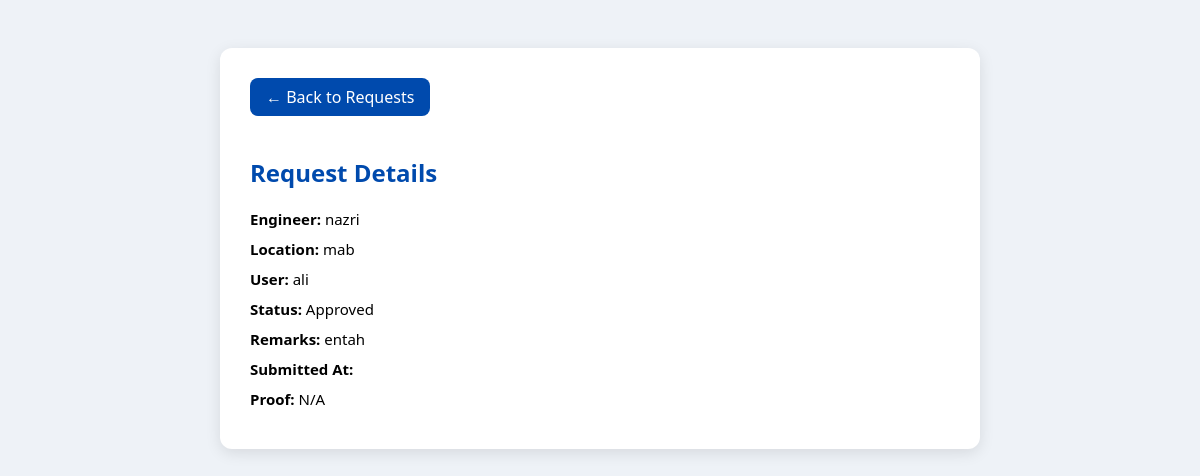
The page /beyond2u/dashboard/systemengineer/my_submissions/2/view/ (signed in) on the database its author committed.
### inventorySystem/models.py (models this page shows, shortened)
class Request(models.Model):
    TYPE_CHOICES = [
        ('Asset Refresh', 'Asset Refresh'),
        ('Parts Upgrade', 'Parts Upgrade'),
        ('Tech Refresh', 'Tech Refresh'),
    ]
    STATUS_CHOICES = [
        ('Pending', 'Pending'),
        ('Approved', 'Approved'),
        ('Rejected', 'Rejected'),
    ]
    FORMAT_STATUS_CHOICES = [
        ('Formatted', 'Formatted'),
        ('Not Formatted', 'Not Formatted'),
    ]
    UPLOAD_STATUS_CHOICES = [
        ('Uploaded', 'Uploaded'),
        ('Not Yet', 'Not Yet'),
    ]
    engineer = models.ForeignKey(settings.AUTH_USER_MODEL, on_delete=models.CASCADE)
    type = models.CharField(max_length=50, choices=TYPE_CHOICES)
    location = models.CharField(max_length=100)
    user = models.CharField(max_length=100)
    old_barcode = models.CharField(max_length=100, blank=True, null=True)
    new_barcode = models.CharField(max_length=100, blank=True, null=True)
    old_serial = models.CharField(max_length=100, blank=True, null=True)
    new_serial = models.CharField(max_length=100, blank=True, null=True)
    old_ip = models.GenericIPAddressField(blank=True, null=True)
    new_ip = models.GenericIPAddressField(blank=True, null=True)
    new_mac = models.CharField(max_length=50, blank=True, null=True)
    old_hostname = models.CharField(max_length=100, blank=True, null=True)
    new_hostname = models.CharField(max_length=100, blank=True, null=True)
    start_time = models.DateTimeField(blank=True, null=True)
    end_time = models.DateTimeField(blank=True, null=True)
    rescheduled_date = models.DateField(blank=True, null=True)
    status = models.CharField(max_length=20, choices=STATUS_CHOICES, default='Pending')
    format_status = models.CharField(max_length=20, choices=FORMAT_STATUS_CHOICES, blank=True, null=True)
    upload_status = models.CharField(max_length=20, choices=UPLOAD_STATUS_CHOICES, default='Not Yet')
    reason_not_formatted = models.TextField(blank=True, null=True)
    reason_not_uploaded = models.TextField(blank=True, null=True)
    remarks = models.TextField(blank=True, null=True)
    proof = models.FileField(upload_to='', blank=True, null=True)
    assigned_approver = models.ForeignKey(
        settings.AUTH_USER_MODEL,
        related_name='approver_requests',
        on_delete=models.SET_NULL,
        null=True,
        blank=True
    )
    created_at = models.DateTimeField(auto_now_add=True)
    updated_at = models.DateTimeField(auto_now=True)

class User(AbstractUser):
    ROLE_CHOICES = [
        ('TeamLead', 'Team Lead'),
        ('SystemEngineer', 'System Engineer'),
    ]
    role = models.CharField(max_length=20, choices=ROLE_CHOICES, default='SystemEngineer')

### inventorySystem/views.py (the view)
@login_required
def view_request_details(request, req_id):
    request_obj = Request.objects.filter(id=req_id).first()
    request_type = "Request"
    if not request_obj:
        request_obj = TechRefreshRequest.objects.filter(id=req_id).first()
        request_type = "TechRefreshRequest"
    if not request_obj:
        messages.error(request, "Request not found.")
        return redirect('my_submissions')
    context = {
        'request_obj': request_obj,
        'request_type': request_type,
    }
    return render(request, 'view_request_details.html', context)

### inventorySystem/templates/view_request_details.html (shortened to what this page needs)
<!DOCTYPE html>
<html lang="en">
<head>
</head>
<body>
  <div class="container">
    <a href="{% url 'my_submissions' %}" class="back-btn">← Back to Requests</a>
    <h2>Request Details</h2>
    <p><strong>Engineer:</strong> {{ request_obj.engineer.username }}</p>
    <p><strong>Location:</strong> {{ request_obj.location }}</p>
    <p><strong>User:</strong> {{ request_obj.user }}</p>
    <p><strong>Status:</strong> {{ request_obj.status }}</p>
    <p><strong>Remarks:</strong> {{ request_obj.remarks|default:"-" }}</p>
    <p><strong>Submitted At:</strong> {{ request_obj.submitted_at|date:"Y-m-d H:i" }}</p>
    <p><strong>Proof:</strong>
      {% if request_obj.proof %}
        <a href="{{ request_obj.proof.url }}" target="_blank">View Uploaded Proof</a>
      {% else %}
        N/A
      {% endif %}
    </p>
  </div>
</body>
</html>

### inventorySystem/templates/view_request_details.html (style rules this page uses)
body { font-family: 'Segoe UI', sans-serif; background: #eef2f7; padding: 40px; }
.container { max-width: 700px; margin: auto; background: white; padding: 30px; border-radius: 12px; box-shadow: 0 4px 15px rgba(0,0,0,0.1); }
h2 { color: #004aad; margin-bottom: 20px; }
p { margin: 10px 0; font-size: 15px; }
a { color: #004aad; text-decoration: none; font-weight: 500; }
.back-btn { display: inline-block; margin-bottom: 20px; background: #004aad; color: white; padding: 8px 16px; border-radius: 8px; text-decoration: none; }

### rows shown on the page
Request: engineer.username "nazri", location "mab", user "ali", status "Approved", remarks "entah"
